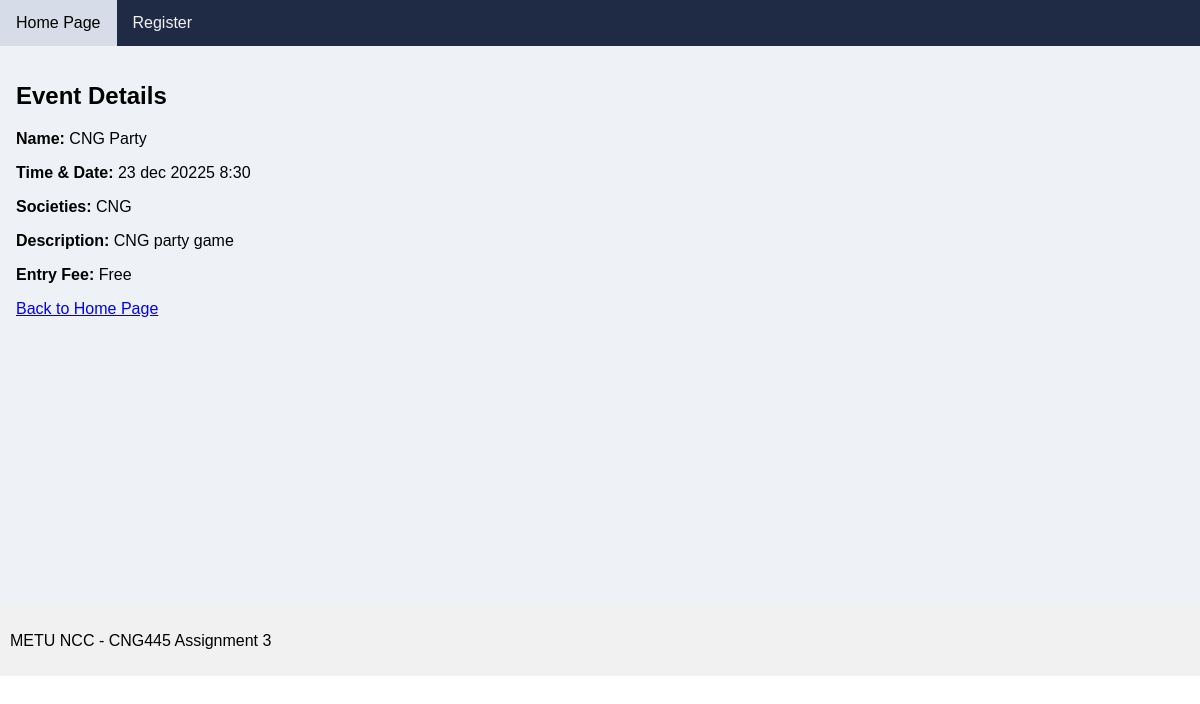
Screenshot of /event/1 with the database file from the repository.
### tables this page shows
CREATE TABLE events (
        eventID     INTEGER PRIMARY KEY AUTOINCREMENT,
        name        TEXT NOT NULL UNIQUE,
        time_date   TEXT NOT NULL,
        description TEXT NOT NULL,
        fee         REAL,              -- NULL means Free
        owner       TEXT NOT NULL,
        FOREIGN KEY(owner) REFERENCES users(username) ON DELETE CASCADE
    );

CREATE TABLE societies (
        societyID  INTEGER PRIMARY KEY AUTOINCREMENT,
        name       TEXT NOT NULL UNIQUE
    );

### app.py (the view)
@app.route("/event/<int:event_id>")
def event_detail(event_id):
    user = current_user()
    conn = connect_db()
    c = conn.cursor()
    c.execute("SELECT eventID, name, time_date, description, fee FROM events WHERE eventID=?", (event_id,))
    event = c.fetchone()
    if not event:
        conn.close()
        return redirect(url_for("index"))
    c.execute("""
        SELECT s.name
        FROM societies s
        JOIN event_societies es ON s.societyID = es.societyID
        WHERE es.eventID=?
        ORDER BY s.name
    """, (event_id,))
    socs = [r["name"] for r in c.fetchall()]
    conn.close()
    return render_template("event_detail.html", user=user, event=event, societies=socs)

### app.py (called while the page is built, shortened)
def connect_db():
    conn = sqlite3.connect(DB_NAME)
    conn.row_factory = sqlite3.Row  # lets templates use event["name"] etc.
    conn.execute("PRAGMA foreign_keys = ON;")
    return conn

def current_user():
    if "username" not in session:
        return None

### templates/event_detail.html
{% extends "base.html" %}
{% block content %}
  <h2>Event Details</h2>
  <p><b>Name:</b> {{ event['name'] }}</p>
  <p><b>Time & Date:</b> {{ event['time_date'] }}</p>
  <p><b>Societies:</b> {{ societies|join(",") }}</p>
  <p><b>Description:</b> {{ event['description'] }}</p>
  <p><b>Entry Fee:</b> {{ "Free" if event['fee'] is none else event['fee'] }}</p>
  <p><a href="{{ url_for('index') }}">Back to Home Page</a></p>
{% endblock %}

### static/style.css (style rules this page uses)
* { box-sizing: border-box; font-family: Arial, Helvetica, sans-serif; }
body { margin: 0; }

### rows the page displays
events: name "CNG Party", time_date "23 dec 20225 8:30", description "CNG party game"
societies: name "CNG"

### other values shown
{{ "Free" if event['fee'] is none else event['fee'] }} "Free"
